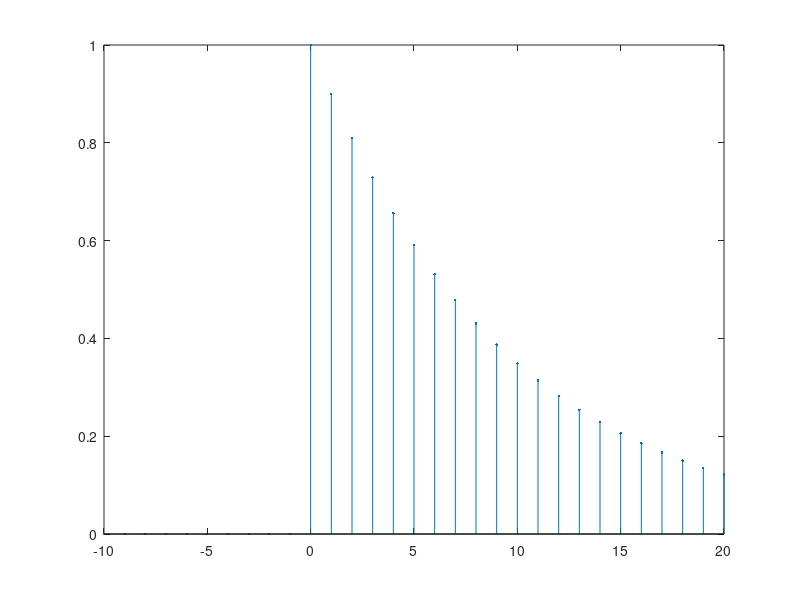

Source code (MATLAB): (Note: this script raises an error after producing the figure.)
a = 0.9;
n = -10:20;
y = zeros(size(n));
for i = 1:length(n)
    if n(i)>=0, 
       y(i) = a^n(i); 
    end
end
axes('FontSize',18);
o = stem(n,y);
set(o(1),'Marker','.');
label('u1',18,'Time(n)','0.9^n1(n)',18)
